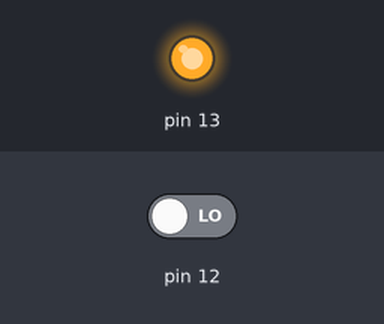
This sketch was run on a simulated Arduino Uno, built with avr-gcc and run on an emulated ATmega328P. Parts: output pins drawn as LEDs (lit = HIGH). The test bench sets the inputs (shaded band); at power-on: pin 12 LOW.

Above: at 1.2 s.
1.3 s: pin 12 driven HIGH
At 2.5 s:
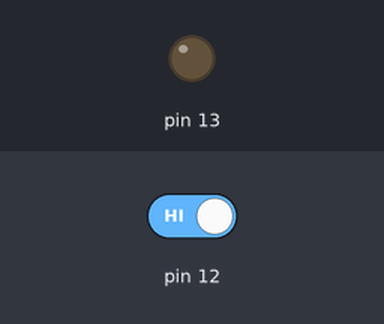
2.8 s: pin 12 driven LOW
At 3.7 s:
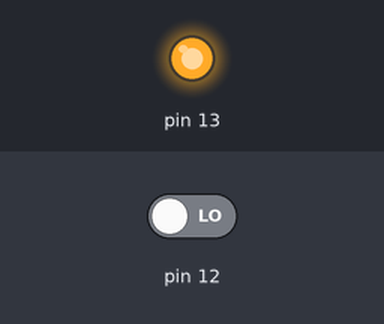
Timing chart, 0 to 5.8 s (numbered marks = the images above; inputs shaded):
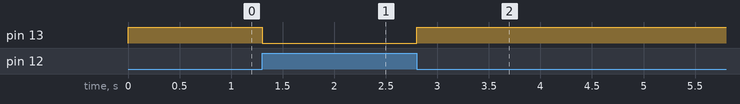

Measured:
- after the input at 1.3 s, pin 13: HIGH → LOW at once
- after the input at 2.8 s, pin 13: LOW → HIGH at once

The sketch:

assembly_LED_control.ino
```cpp
void setup() {
    DDRB = 1<<5;
    DDRB &= ~(1<<4);
}

void loop() {
    int press = (PINB >> 4) & 0x1;   //  B포트의 4pin로 입력을 받음(디지털 12번 핀)
    if (press != 1)
        PORTB |= 1<<5;            // B포트의 5pin에 High 출력(디지털 13번 핀)
    else
        PORTB &= ~(1<<5);         // B포트의 5pin에 Low 출력
    delay(100);
}
```
